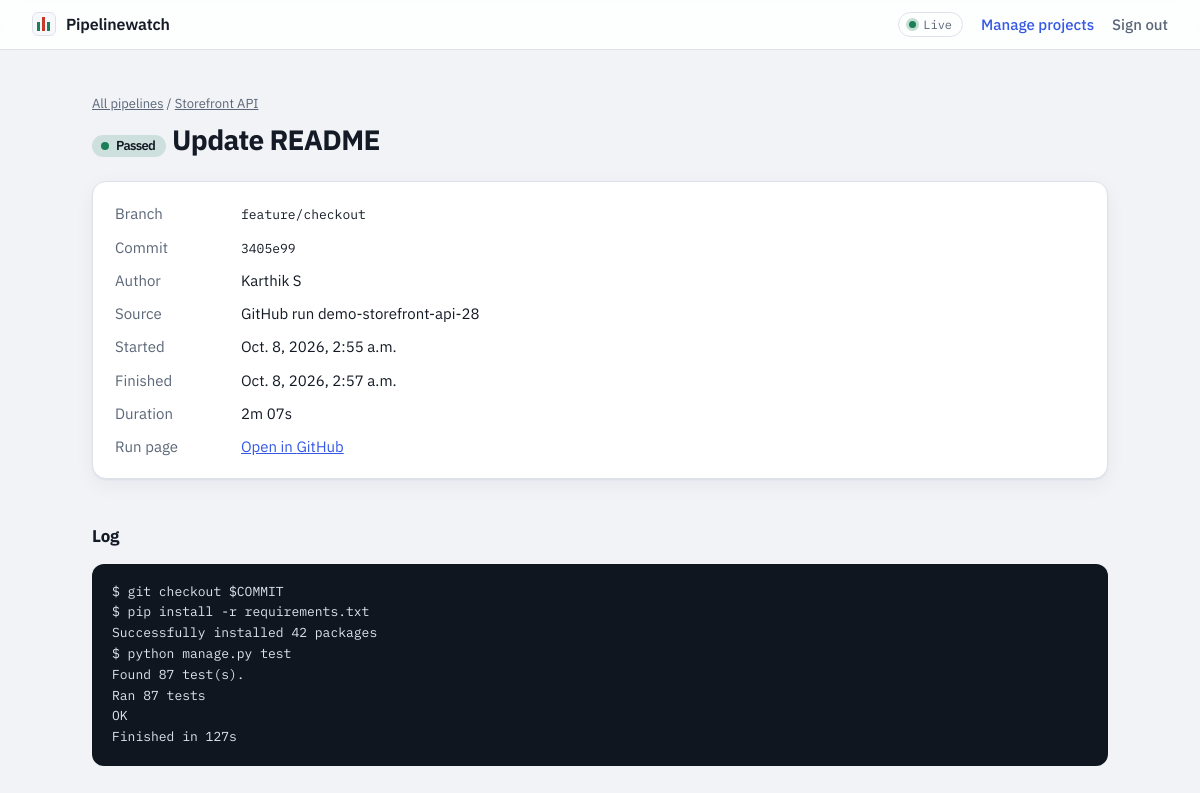
Page /builds/29/ (signed in) on the committed database.
### monitor/models.py (models this page shows, shortened)
class Build(models.Model):
    QUEUED = "queued"
    RUNNING = "running"
    SUCCESS = "success"
    FAILED = "failed"
    CANCELLED = "cancelled"
    STATUS_CHOICES = [
        (QUEUED, "Queued"),
        (RUNNING, "Running"),
        (SUCCESS, "Passed"),
        (FAILED, "Failed"),
        (CANCELLED, "Cancelled"),
    ]
    ACTIVE = (QUEUED, RUNNING)
    PROVIDER_CHOICES = [("github", "GitHub"), ("gitlab", "GitLab"), ("generic", "Generic")]
    project = models.ForeignKey(Project, on_delete=models.CASCADE, related_name="builds")
    provider = models.CharField(max_length=20, choices=PROVIDER_CHOICES, default="generic")
    external_id = models.CharField(max_length=100, help_text="Run/pipeline id from the CI system.")
    branch = models.CharField(max_length=200, blank=True)
    commit_sha = models.CharField(max_length=64, blank=True)
    commit_message = models.CharField(max_length=300, blank=True)
    author = models.CharField(max_length=150, blank=True)
    status = models.CharField(max_length=12, choices=STATUS_CHOICES, default=QUEUED, db_index=True)
    url = models.URLField(max_length=500, blank=True)
    log = models.TextField(blank=True)
    started_at = models.DateTimeField(null=True, blank=True)
    finished_at = models.DateTimeField(null=True, blank=True)
    created_at = models.DateTimeField(default=timezone.now, db_index=True)
    updated_at = models.DateTimeField(auto_now=True)
    class Meta:
        ordering = ["-created_at", "-id"]
        constraints = [
            models.UniqueConstraint(
                fields=["project", "provider", "external_id"], name="unique_build_per_run"
            )
        ]
    @property
    def short_sha(self):
        return self.commit_sha[:7]
    @property
    def duration_seconds(self):
        if not self.started_at:
            return None
        end = self.finished_at or (timezone.now() if self.status in self.ACTIVE else None)
        if end is None:
            return None
        return max(int((end - self.started_at).total_seconds()), 0)
    @property
    def duration_display(self):
        seconds = self.duration_seconds
        if seconds is None:
            return "n/a"
        minutes, seconds = divmod(seconds, 60)
        return f"{minutes}m {seconds:02d}s" if minutes else f"{seconds}s"

class Project(models.Model):
    name = models.CharField(max_length=100)
    slug = models.SlugField(unique=True, help_text="Used in the webhook URL.")
    repo_url = models.URLField(blank=True)
    webhook_secret = models.CharField(max_length=64, default=generate_secret)
    notify_email = models.EmailField(blank=True, help_text="Alert address for failed builds.")
    slack_webhook_url = models.URLField(blank=True, help_text="Slack incoming webhook for failed builds.")
    created_at = models.DateTimeField(default=timezone.now)
    class Meta:
        ordering = ["name"]
    def get_absolute_url(self):
        return reverse("project_detail", args=[self.slug])

### monitor/views.py (the view)
# urls.py: path("builds/<int:pk>/", views.build_detail, name="build_detail"),
@login_required
def build_detail(request, pk):
    build = get_object_or_404(Build.objects.select_related("project"), pk=pk)
    return render(request, "monitor/build_detail.html", {"build": build})

### monitor/templates/monitor/build_detail.html (shortened to what this page needs)
{% extends "monitor/base.html" %}
{% block content %}
<p class="crumb"><a href="{% url 'dashboard' %}">All pipelines</a> / <a href="{{ build.project.get_absolute_url }}">{{ build.project.name }}</a></p>
<h1><span class="badge s-{{ build.status }}">{{ build.get_status_display }}</span> {{ build.commit_message|default:"No commit message" }}</h1>
<dl class="facts">
  <dt>Branch</dt><dd><code>{{ build.branch|default:"n/a" }}</code></dd>
  <dt>Commit</dt><dd><code>{{ build.short_sha|default:"n/a" }}</code></dd>
  <dt>Author</dt><dd>{{ build.author|default:"n/a" }}</dd>
  <dt>Source</dt><dd>{{ build.get_provider_display }} run {{ build.external_id }}</dd>
  <dt>Started</dt><dd>{% if build.started_at %}{{ build.started_at }}{% else %}n/a{% endif %}</dd>
  <dt>Finished</dt><dd>{% if build.finished_at %}{{ build.finished_at }}{% else %}n/a{% endif %}</dd>
  <dt>Duration</dt><dd>{{ build.duration_display }}</dd>
  {% if build.url %}<dt>Run page</dt><dd><a href="{{ build.url }}" rel="noopener">Open in {{ build.get_provider_display }}</a></dd>{% endif %}
</dl>
<h2>Log</h2>
{% if build.log %}
<pre class="log">{{ build.log }}</pre>
{% else %}
<p class="empty">No log was sent with this build. Include a <code>log</code> field in generic webhooks to see output here.</p>
{% endif %}
{% endblock %}

### monitor/templates/monitor/base.html (style rules this page uses)
:root { color-scheme: light dark; --bg: #f1f3f7; --panel: #ffffff; --panel-2: #f6f8fb; --ink: #141b26; --muted: #5b6778; --line: #dde2ea; --pass: #1b7f57; --fail: #c8382b; --run: #b4741a; --queue: #6b7a8c; --cancel: #8f99a6; --accent: #3558e6; --shadow: 0 1px 2px rgba(20, 27, 38, .05), 0 6px 20px rgba(20, 27, 38, .05); --mono: "IBM Plex Mono", ui-monospace, Menlo, Consolas, monospace; --sans: "IBM Plex Sans", system-ui, -apple-system, "Segoe UI", sans-serif; }
* { box-sizing: border-box; }
body { margin: 0; background: var(--bg); color: var(--ink); font: 15px/1.55 var(--sans); -webkit-font-smoothing: antialiased; }
a { color: var(--accent); }
code { font: 13px var(--mono); }
h1 { margin: 0 0 6px; font-size: 28px; line-height: 1.25; letter-spacing: -.025em; }
h2 { margin: 44px 0 14px; font-size: 17px; letter-spacing: -.01em; }
p { margin: 8px 0; }
.crumb { font-size: 13px; color: var(--muted); }
.crumb a { color: var(--muted); }
.s-success { --c: var(--pass); }
.badge { display: inline-flex; align-items: center; gap: 7px; padding: 3px 11px 3px 9px; border-radius: 999px; font-size: 13px; font-weight: 600; color: var(--ink); text-decoration: none; background: color-mix(in srgb, var(--c, var(--queue)) 16%, transparent); }
.badge::before { content: ""; width: 8px; height: 8px; border-radius: 50%; background: var(--c, var(--queue)); }
.facts { display: grid; grid-template-columns: 110px 1fr; gap: 10px 16px; margin: 24px 0 0; padding: 20px 22px; background: var(--panel); border: 1px solid var(--line); border-radius: 14px; box-shadow: var(--shadow); }
.facts dt { color: var(--muted); }
.facts dd { margin: 0; }
pre.log { background: #0f1620; color: #dce4ec; padding: 18px 20px; border-radius: 12px; overflow: auto; max-height: 560px; font: 13px/1.6 var(--mono); }

### rows in the picture
Build: project.name "Storefront API", status "Passed", commit_message "Update README", branch "feature/checkout", short_sha "3405e99", author "Karthik S", provider "GitHub", external_id "demo-storefront-api-28", started_at "Oct. 8, 2026, 2:55 a.m.", finished_at "Oct. 8, 2026, 2:57 a.m.", duration_display "2m 07s", log "$ git checkout $COMMIT $ pip install -r requirements.txt Successfully installed 42 packages $ python manage.py test Found 87 test(s). Ran 87 tests OK Finished in 127s"
